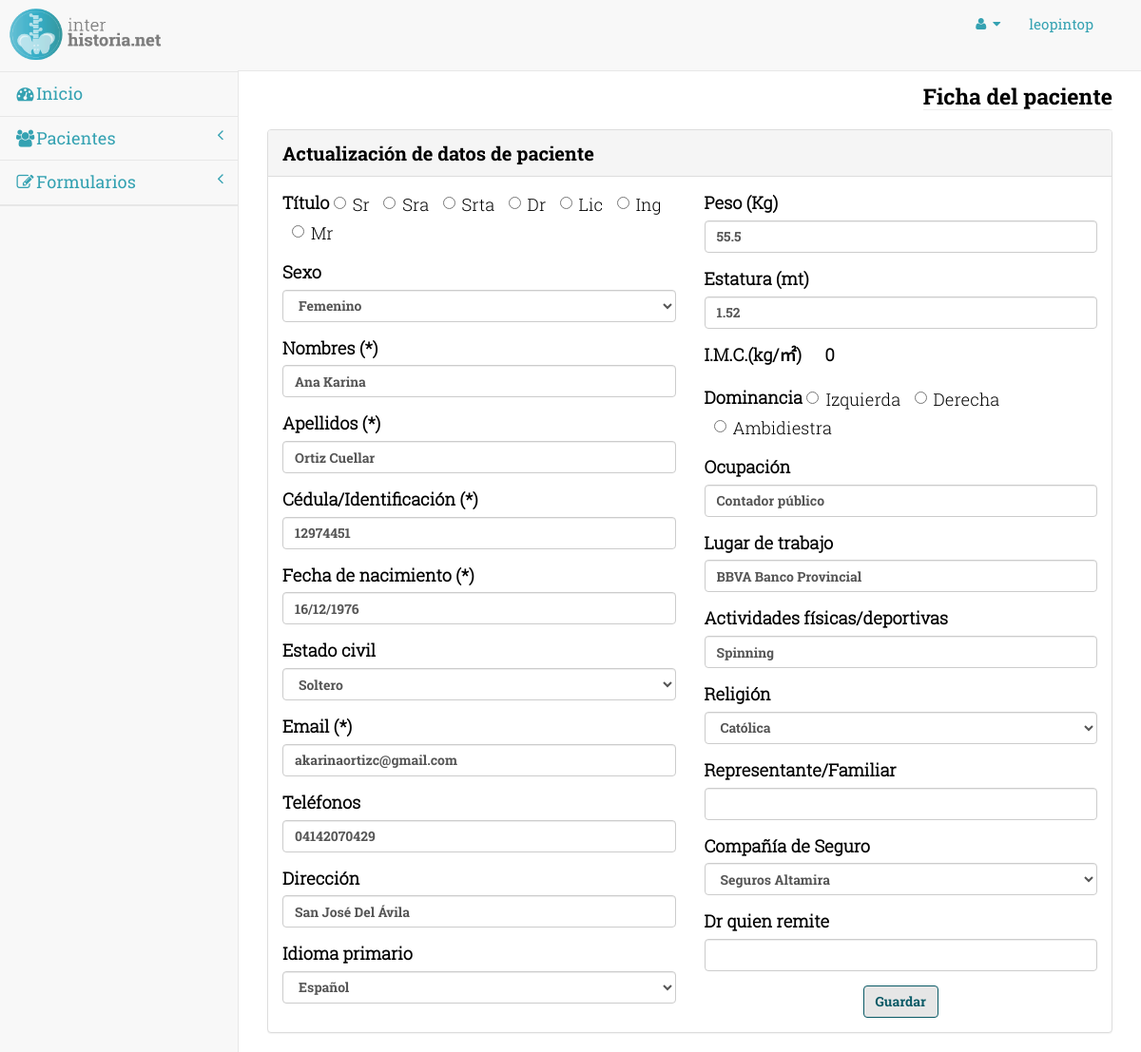
The app's page /pages/mpaciente.php?p=22 (signed in) with its own data.
### tables this page shows
CREATE TABLE IF NOT EXISTS `paciente` (
  `idPaciente` int(11) NOT NULL AUTO_INCREMENT,
  `titulo` varchar(4) DEFAULT NULL,
  `nombre` varchar(120) NOT NULL,
  `apellido` varchar(120) NOT NULL,
  `cedula` varchar(15) NOT NULL,
  `fecha_nacimiento` date NOT NULL,
  `direccion` varchar(200) DEFAULT NULL,
  `sexo` varchar(15) DEFAULT NULL,
  `ocupacion` varchar(45) DEFAULT NULL,
  `lugar_trabajo` varchar(100) DEFAULT NULL,
  `telefono` varchar(45) DEFAULT NULL,
  `email` varchar(45) DEFAULT NULL,
  `edo_civil` varchar(45) DEFAULT NULL,
  `religion` varchar(45) DEFAULT NULL,
  `representante` varchar(45) DEFAULT NULL,
  `idioma` varchar(45) DEFAULT NULL,
  `actividad_fisica` varchar(120) DEFAULT NULL,
  `peso` double DEFAULT NULL,
  `estatura` float DEFAULT NULL,
  `imc` double DEFAULT NULL,
  `dominancia` varchar(45) DEFAULT NULL,
  `seguro` varchar(45) DEFAULT NULL,
  `dr_remitido` varchar(45) DEFAULT NULL,
  `idUsuario` int(2) DEFAULT NULL,
  PRIMARY KEY (`idPaciente`),
  KEY `idUsuario` (`idUsuario`)
);

### bd/data-paciente.php (called while the page is built, shortened)
<?php
	function obtenerPacienteId( $link, $idp ){
		$q = "Select idPaciente as id, titulo, nombre, apellido, cedula, DATE_FORMAT(fecha_nacimiento,'%d/%m/%Y') as fnac,
		YEAR(CURDATE())-YEAR(fecha_nacimiento) + IF(DATE_FORMAT(CURDATE(),'%m-%d') > DATE_FORMAT(fecha_nacimiento,'%m-%d'), 0, -1) as edad, sexo, ocupacion, lugar_trabajo as lt, edo_civil as cv, religion, representante, idioma, actividad_fisica as af, peso, estatura, imc, dominancia, seguro, dr_remitido,
				YEAR(CURDATE())-YEAR(fecha_nacimiento) + IF(DATE_FORMAT(CURDATE(),'%m-%d') > DATE_FORMAT(fecha_nacimiento,'%m-%d'), 0, -1) as edad, telefono, email, direccion as dir from paciente where idPaciente = $idp";
		$data = mysql_fetch_array( mysql_query ( $q, $link ) );
		return $data;
	}
	function tselop( $texto, $val, $t ){
		if( $t == "sel" ) $ts = "selected"; if( $t == "chk" ) $ts = "checked";
		$tx = "";
		if( $texto == $val ) $tx = $ts;
		return $tx;
	}
?>

### pages/mpaciente.php (the view, shortened to what this page needs)
<?php
	include( "../bd/data-paciente.php" );
	if( isset( $_GET["p"] ) ) $p = $_GET["p"]; else $p = 0;
?>
<!DOCTYPE html>
<html lang="es">
    <link rel="stylesheet" type="text/css" href="../css/bootstrap.css">
    <link rel="stylesheet" type="text/css" href="../css/bootstrapValidator.css">
    <link rel="stylesheet" type="text/css" href="../css/ihstyle.css">
    <link rel="stylesheet" type="text/css" href="../css/datepicker.css">
    <link rel="stylesheet" type="text/css" href="../css/datepicker3.css">
<head>
    <link href="../bower_components/bootstrap/dist/css/bootstrap.min.css" rel="stylesheet">
    <link href="../bower_components/metisMenu/dist/metisMenu.min.css" rel="stylesheet">
    <link href="../dist/css/timeline.css" rel="stylesheet">
    <link href="../dist/css/sb-admin-2.css" rel="stylesheet">
    <link href="../bower_components/morrisjs/morris.css" rel="stylesheet">
    <link href="../bower_components/font-awesome/css/font-awesome.min.css" rel="stylesheet" type="text/css">
</head>
<body>
	<?php $paciente = obtenerPacienteId( $dbh, $p ); ?>
    <div id="wrapper">
      <nav class="navbar navbar-default navbar-static-top" role="navigation" style="margin-bottom:0; min-height:75px;">
          <div class="navbar-header" style="/*float:none;*/">
            <a class="navbar-brand" href="index.php" style="padding:7px; position:absolute; z-index:9;">
            	<img src="../img/logo.png" width="165" height="58">
            </a>
            </div>
            <?php include( "navbar-header.php" );?>
            <?php include( "imenu.php" );?>
        </nav>
      	<div id="page-wrapper">
            <div class="row">
                <div class="col-lg-12">
                    <h1 class="page-header"><span class="title">Ficha del paciente</span></h1>
                </div>
            </div>
            <div class="row">
                <div class="col-lg-12">
                    <div class="panel panel-default">
                        <div class="panel-heading">Actualización de datos de paciente</div>
                        <div class="panel-body">
                            <div class="row">
                            	<form role="form" id="form_mpaciente" method="get">
                                    <div class="col-lg-6">
                                    	<div class="form-group">
                                            <label>Título</label>
                                            <?php $tit = $paciente["titulo"];?>
                                            <label class="radio-inline">
                                                <input type="radio" name="titulo" id="rbt-sr" value="sr" <?php echo tselop("sr",$tit,"chk");?>>Sr
                                            </label>
                                            <label class="radio-inline">
                                                <input type="radio" name="titulo" id="rbt-sra" value="sra" <?php echo tselop("sra",$tit,"chk");?>>Sra
                                            </label>
                                            <label class="radio-inline">
                                                <input type="radio" name="titulo" id="rbt-srta" value="srta"<?php echo tselop("srta",$tit,"chk");?>>Srta
                                            </label>
                                            <label class="radio-inline">
                                                <input type="radio" name="titulo" id="rbt-dr" value="dr" <?php echo tselop("dr",$tit,"chk");?>>Dr
                                            </label>
                                            <label class="radio-inline">
                                                <input type="radio" name="titulo" id="rbt-lic" value="lic" <?php echo tselop("lic",$tit,"chk");?>>Lic
                                            </label>
                                            <label class="radio-inline">
                                                <input type="radio" name="titulo" id="rbt-ing" value="ing" <?php echo tselop("ing",$tit,"chk");?>>Ing
                                            </label>
                                            <label class="radio-inline">
                                                <input type="radio" name="titulo" id="rbt-mr" value="mr" <?php echo tselop("mr",$tit,"chk");?>>Mr
                                            </label>
                                        </div>
                                        <div class="form-group">
                                            <label>Sexo</label>
                                            <select class="form-control" name="sexo" id="psexo">
                                                <option value="femenino">Femenino</option>
                                            </select>
                                        </div>
                                        <div class="form-group">
                                            <label>Nombres (*)</label>
                                            <input class="form-control" name="nombres" id="pnombres" value="<?php echo $paciente["nombre"];?>">
                                        </div>
                                        <div class="form-group">
                                            <label>Apellidos (*)</label>
                                            <input class="form-control" name="apellidos" id="papellidos" value="<?php echo $paciente["apellido"];?>">
                                        </div>
                                        <div class="form-group">
                                            <label>Cédula/Identificación (*)</label>
                                            <input class="form-control" name="cedula" id="pcedula" value="<?php echo $paciente["cedula"];?>">
                                        </div>
                                        <div class="form-group">
                                            <label>Fecha de nacimiento (*)</label>
                                            <input class="form-control" id="datetimepicker" readonly
                                            name="pfnacimiento" value="<?php echo $paciente["fnac"]?>">
                                        </div>
                                        <div class="form-group">
                                            <label>Estado civil</label>
                                            <?php $ec = $paciente["cv"]?>
                                            <select class="form-control" name="edocivil" id="pedocivil">
                                                <option value="soltero" <?php echo tselop("soltero",$ec,"sel");?>>Soltero</option>
                                            </select>
                                        </div>
                                        <div class="form-group">
                                            <label>Email (*)</label>
                                            <input type="email" class="form-control" name="email" id="email" value="<?php echo $paciente["email"]?>">
                                        </div>
                                        <div class="form-group">
                                            <label>Teléfonos</label>
                                            <input class="form-control" name="telefono1" id="ptelefono1"
                                            value="<?php echo $paciente["telefono"]?>">
                                        </div>
                                        <div class="form-group">
                                            <label>Dirección</label>
                                            <input class="form-control" name="direccion" id="pdireccion"
                                            value="<?php echo $paciente["dir"]?>">
                                        </div>
                                        <div class="form-group">
                                            <label>Idioma primario</label>
                                            <?php $idioma = $paciente["idioma"]?>
                                            <select class="form-control" name="idioma" id="pidioma">
                                                <option value="español" <?php echo tselop( "español",$idioma,"sel");?>>Español</option>
                                            </select>
                                        </div>
                                	</div>
                                    <div class="col-lg-6">
                                        <div class="form-group">
                                            <label>Peso (Kg)</label>
                                            <input class="form-control" name="peso" id="ppeso"
                                            onBlur="mostrarIMC()" onKeyPress="mostrarIMC()" value="<?php echo $paciente["peso"]?>">
                                        </div>
                                        <div class="form-group">
                                            <label>Estatura (mt)</label>
                                            <input class="form-control" name="estatura" id="pestatura" onKeyPress="mostrarIMC()"
                                            onBlur="mostrarIMC()" value="<?php echo $paciente["estatura"]?>">
                                        </div>
                                        <div class="form-group">
                                            <label>I.M.C.(kg/㎡)</label>
                                            <label id="imcval" style="margin-left:20px"><?php echo $paciente["imc"]?></label>
                                        </div>
                                        <div class="form-group">
                                            <label>Dominancia</label>
                                            <label class="radio-inline">
                                                <input type="radio" name="dominancia" id="rbt-sr" value="Izquierda"
												<?php echo tselop("Izquierda",$paciente["dominancia"],"chk");?>>Izquierda
                                            </label>
                                            <label class="radio-inline">
                                                <input type="radio" name="dominancia" id="rbt-sra" value="Derecha"
												<?php echo tselop("Derecha",$paciente["dominancia"],"chk");?>>Derecha
                                            </label>
                                            <label class="radio-inline">
                                                <input type="radio" name="dominancia" id="rbt-srta" value="Ambidiestra"
												<?php echo tselop("Ambidiestra",$paciente["dominancia"],"chk");?>>Ambidiestra
                                            </label>
                                        </div>
                                        <div class="form-group">
                                            <label>Ocupación</label>
                                            <input class="form-control" name="ocupacion" id="pocupación" value="<?php echo $paciente["ocupacion"]?>">
                                        </div>
                                        <div class="form-group">
                                            <label>Lugar de trabajo</label>
                                            <input class="form-control" name="ltrabajo" id="pltrabajo" value="<?php echo $paciente["lt"]?>">
                                        </div>
                                        <div class="form-group">
                                            <label>Actividades físicas/deportivas</label>
                                            <input class="form-control" name="actividades" id="pactividades" value="<?php echo $paciente["af"]?>">
                                        </div>
                                        <div class="form-group">
                                            <label>Religión</label>
                                            <?php $rel = $paciente["religion"];?>
                                            <select class="form-control" name="religion" id="preligion">
                                                <option value="catolica" <?php echo tselop("catolica",$rel,"sel");?>>Católica</option>
                                            </select>
                                        </div>
                                        <div class="form-group">
                                            <label>Representante/Familiar</label>
                                            <input class="form-control" name="representante" id="prepresentante"
                                            value="<?php echo $paciente["representante"]?>">
                                        </div>
                                        <div class="form-group">
                                            <label>Compañía de Seguro</label>
											<?php $seg = $paciente["seguro"];?>
                                            <select class="form-control" name="seguro" id="pseguro" onChange="chopt(this)">
                                            	<option value="seguros_altamira" <?php echo tselop("seguros_altamira",$seg,"sel");?>>Seguros Altamira</option>
                                            </select>
                                        </div>
                                        <div class="form-group">
                                            <label>Dr quien remite</label>
                                            <input class="form-control" name="doctor" id="pdoctor" value="<?php echo $paciente["dr_remitido"]?>">
                                        </div>
                                        <?php if($p != 0) {?>
                                        <div align="center">
                                        	<button type="button" class="btn btn-form" onClick="actPaciente()">Guardar</button>
                                        </div>
                                        <?php } ?>
                                    </div>
                                </form>
                            </div>
                        </div>
                    </div>
                </div>
            </div>
		</div>
      </div>
</body>
</html>

### records on screen
paciente: nombres "Ana Karina", apellidos "Ortiz Cuellar", cedula "12974451", email "akarinaortizc@gmail.com", telefono1 "04142070429", direccion "San José Del Ávila", peso "55.5", estatura "1.52", imc "0", ocupacion "Contador público", ltrabajo "BBVA Banco Provincial", actividades "Spinning"

### other values on screen
$nuser "leopintop"
